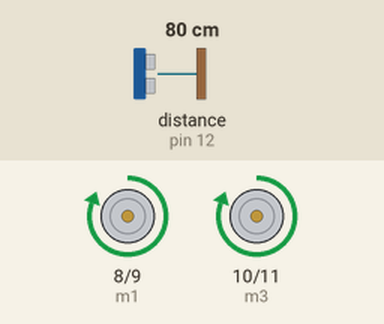
Recording of a sketch running on a simulated Arduino Uno, built with avr-gcc and run on an emulated ATmega328P. Shown: motor-driver pin pairs drawn as motors (green arrow = first pin HIGH = forward, orange = second pin HIGH = backward, longer = more drive). Wiring (inferred from the names in the program): ultrasonic range finder: trigger pin 13; echo pin 12. Inputs (shaded band) come from the test bench; at power-on: distance to the obstacle (sensor on pin 12) 80 cm. The echo pulse lasts 58.3 µs per cm.

Above: at 1.2 s.
1.3 s: distance to the obstacle (sensor on pin 12) set to 22 cm
2.8 s: distance to the obstacle (sensor on pin 12) set to 18 cm
At 3.5 s:
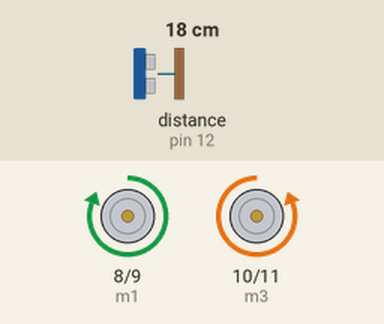
5.8 s: distance to the obstacle (sensor on pin 12) set to 35 cm
At 6.4 s:
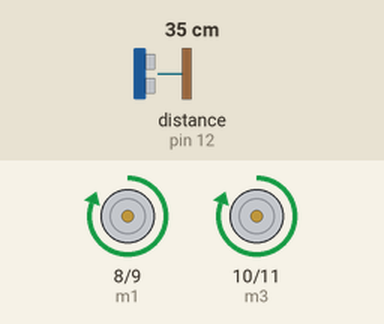
7.5 s: distance to the obstacle (sensor on pin 12) set to 2 cm
At 7.65 s:
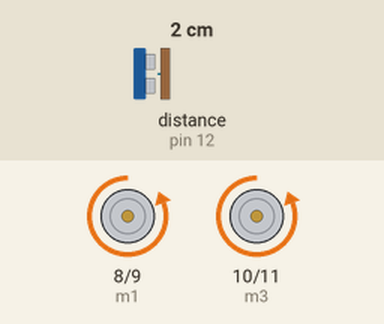
Timing chart, 0 to 11.5 s (numbered marks = the images above; inputs shaded):
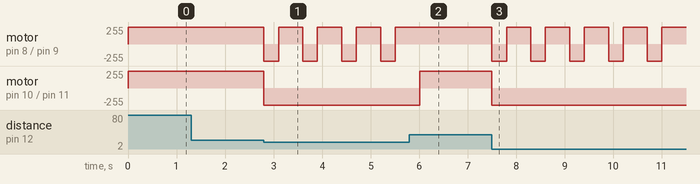

The sketch:

Arduino_Ultrasonic_L293D.ino
```cpp
//http://www.instructables.com/id/Simple-Arduino-and-HC-SR04-Example/
#define trigPin 13
#define echoPin 12
#define m1 8
#define m2 9
#define m3 10
#define m4 11

void setup() {
  Serial.begin (9600);
  pinMode(trigPin, OUTPUT);
  pinMode(echoPin, INPUT);
  pinMode(m1, OUTPUT);
  pinMode(m2, OUTPUT);
  pinMode(m3, OUTPUT);
  pinMode(m4, OUTPUT);
}

void loop() {
  long duration, distance;
  digitalWrite(trigPin, LOW);  // Added this line
  delayMicroseconds(2); // Added this line
  digitalWrite(trigPin, HIGH);
  //  delayMicroseconds(1000); - Removed this line
  delayMicroseconds(10); // Added this line
  digitalWrite(trigPin, LOW);
  duration = pulseIn(echoPin, HIGH);
  distance = (duration/2) / 29.1;
  if (distance < 20 ) {  // This is where the LED On/Off happens
    digitalWrite(m1,LOW); // When the Red condition is met, the Green LED should turn off
    digitalWrite(m2,HIGH);
    digitalWrite(m3,LOW); // When the Red condition is met, the Green LED should turn off
    digitalWrite(m4,HIGH);
    delay(300);
    digitalWrite(m1,HIGH); // When the Red condition is met, the Green LED should turn off
    digitalWrite(m2,LOW);
    digitalWrite(m3,LOW); // When the Red condition is met, the Green LED should turn off
    digitalWrite(m4,HIGH);
    delay(500);
  }
  else {
    digitalWrite(m1,HIGH); // When the Red condition is met, the Green LED should turn off
    digitalWrite(m2,LOW);
    digitalWrite(m3,HIGH); // When the Red condition is met, the Green LED should turn off
    digitalWrite(m4,LOW);
  }
 /* if (distance >= 200 || distance <= 0){
    Serial.println("Out of range");
  }
  else {
    Serial.print(distance);
    Serial.println(" cm");
  }
  delay(100); */
}
```

Measured:
- the behaviour switches between 21 and 20 cm on distance to the obstacle (sensor on pin 12) (found by bisection; images 0 and 1)
- after the input at 1.3 s, every drawn part: stays the same
- after the input at 2.8 s, motor on pin 8 (m1) / pin 9 (m2): alternates forward 255/255 for 0.50 s and backward 255/255 for 0.30 s, starting at once; motor on pin 10 (m3) / pin 11 (m4): forward 255/255 → backward 255/255 at once
- after the input at 5.8 s, motor on pin 8 (m1) / pin 9 (m2): stops changing and stays forward 255/255; motor on pin 10 (m3) / pin 11 (m4): backward 255/255 → forward 255/255 after 0.21 s
- after the input at 7.5 s, motor on pin 8 (m1) / pin 9 (m2): alternates forward 255/255 for 0.50 s and backward 255/255 for 0.30 s, starting at once; motor on pin 10 (m3) / pin 11 (m4): forward 255/255 → backward 255/255 at once
